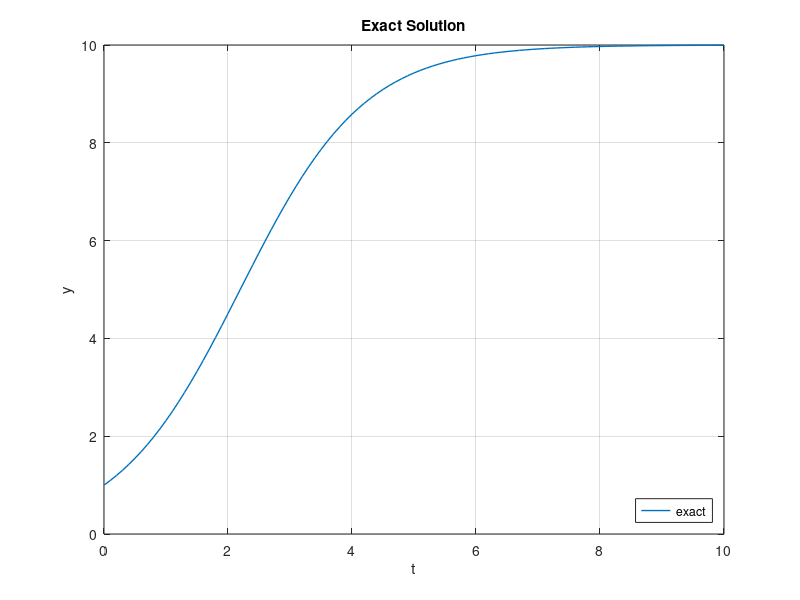

This figure's MATLAB source: (Note: this script raises an error after producing the figure.)
%Worksheet2 Group 5
%Sooraj, Stanley, Brian
clc;
close all;

% a) plot the exact solution
figure;
t = 0:0.1:10;
p = 10./(1 + 9.*exp(-t));
plot(t,p,'LineWidth',1,'DisplayName','exact');
title('Exact Solution');
xlabel('t');
ylabel('y');
grid on;
legend('Location','southeast')
legend show;


%b ) Numerical calculations
y_0         =   1;
dt_array    =   [1., 1./2., 1./4., 1./8.]; % Always give in decreasing order
t_end       =   5;

%syms f_y(p);
f_y = @(p) (1- p./10).*p;
%f_y(p) = ( 1- p./10).*p;

investigate(@exEuler,'Explicit Euler', f_y, y_0, dt_array, t_end);
investigate(@Heun, 'Heun', f_y, y_0, dt_array, t_end);
investigate(@RungeKutta, 'Runge-Kutta', f_y, y_0, dt_array, t_end);
